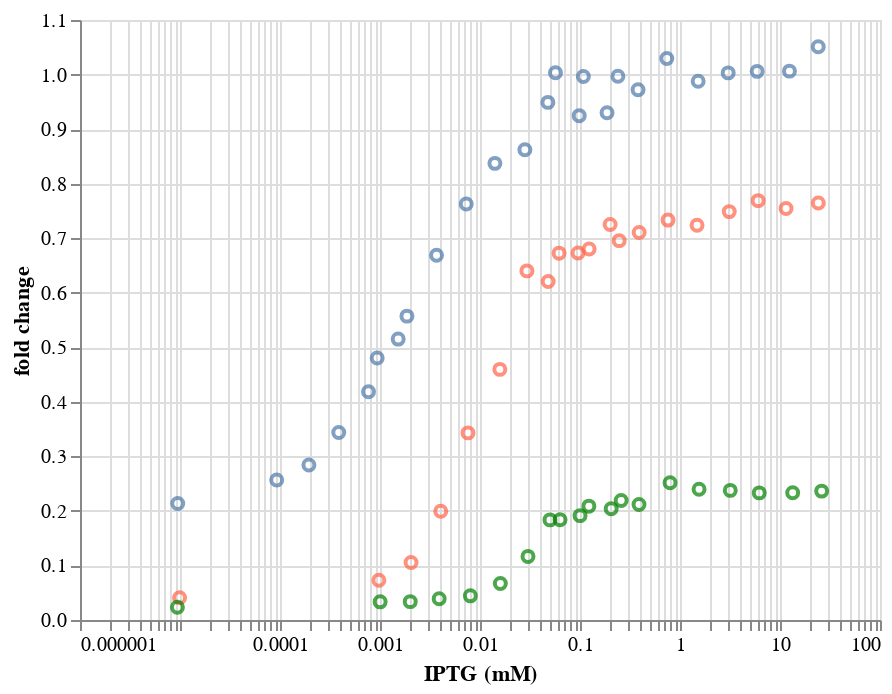

Notebook cell for this chart:
### Code cell
wt_p+q18m_p+q18a_p

### Figure 1 — Vega-Lite specification as saved in the notebook (floating-point values rounded to 4 significant figures)
{"$schema": "https://vega.github.io/schema/vega-lite/v2.4.3.json", "config": {"view": {"height": 300, "width": 400}}, "layer": [{"data": {"values": [{"IPTG (mM)": 9.9e-06, "fold change": 0.0407}, {"IPTG (mM)": 0.0009743, "fold change": 0.07279}, {"IPTG (mM)": 0.002044, "fold change": 0.1053}, {"IPTG (mM)": 0.004049, "fold change": 0.1995}, {"IPTG (mM)": 0.007584, "fold change": 0.343}, {"IPTG (mM)": 0.01578, "fold change": 0.4595}, {"IPTG (mM)": 0.02946, "fold change": 0.64}, {"IPTG (mM)": 0.04805, "fold change": 0.6206}, {"IPTG (mM)": 0.06179, "fold change": 0.6725}, {"IPTG (mM)": 0.09558, "fold change": 0.6728}, {"IPTG (mM)": 0.1234, "fold change": 0.6803}, {"IPTG (mM)": 0.2001, "fold change": 0.725}, {"IPTG (mM)": 0.2464, "fold change": 0.6955}, {"IPTG (mM)": 0.3905, "fold change": 0.7106}, {"IPTG (mM)": 0.7592, "fold change": 0.7331}, {"IPTG (mM)": 1.481, "fold change": 0.7236}, {"IPTG (mM)": 3.108, "fold change": 0.7487}, {"IPTG (mM)": 6.044, "fold change": 0.7688}, {"IPTG (mM)": 11.49, "fold change": 0.7544}, {"IPTG (mM)": 24.17, "fold change": 0.7646}]}, "encoding": {"x": {"field": "IPTG (mM)", "scale": {"type": "log"}, "type": "quantitative"}, "y": {"field": "fold change", "type": "quantitative"}}, "mark": {"color": "tomato", "type": "point"}, "selection": {"selector013": {"bind": "scales", "encodings": ["x", "y"], "mark": {"fill": "#333", "fillOpacity": 0.125, "stroke": "white"}, "on": "[mousedown, window:mouseup] > window:mousemove!", "resolve": "global", "translate": "[mousedown, window:mouseup] > window:mousemove!", "type": "interval", "zoom": "wheel!"}}}, {"data": {"values": [{"IPTG (mM)": 9.42e-06, "fold change": 0.02339}, {"IPTG (mM)": 0.001003, "fold change": 0.0333}, {"IPTG (mM)": 0.002006, "fold change": 0.03367}, {"IPTG (mM)": 0.003907, "fold change": 0.03896}, {"IPTG (mM)": 0.008008, "fold change": 0.04429}, {"IPTG (mM)": 0.01597, "fold change": 0.06688}, {"IPTG (mM)": 0.03019, "fold change": 0.1166}, {"IPTG (mM)": 0.05011, "fold change": 0.1835}, {"IPTG (mM)": 0.06313, "fold change": 0.1837}, {"IPTG (mM)": 0.1001, "fold change": 0.1913}, {"IPTG (mM)": 0.1227, "fold change": 0.2087}, {"IPTG (mM)": 0.2051, "fold change": 0.2041}, {"IPTG (mM)": 0.258, "fold change": 0.219}, {"IPTG (mM)": 0.3892, "fold change": 0.2118}, {"IPTG (mM)": 0.7951, "fold change": 0.2517}, {"IPTG (mM)": 1.551, "fold change": 0.2397}, {"IPTG (mM)": 3.182, "fold change": 0.2376}, {"IPTG (mM)": 6.203, "fold change": 0.233}, {"IPTG (mM)": 13.39, "fold change": 0.2335}, {"IPTG (mM)": 26.09, "fold change": 0.2363}]}, "encoding": {"x": {"field": "IPTG (mM)", "scale": {"type": "log"}, "type": "quantitative"}, "y": {"field": "fold change", "type": "quantitative"}}, "mark": {"color": "green", "type": "point"}, "selection": {"selector012": {"bind": "scales", "encodings": ["x", "y"], "mark": {"fill": "#333", "fillOpacity": 0.125, "stroke": "white"}, "on": "[mousedown, window:mouseup] > window:mousemove!", "resolve": "global", "translate": "[mousedown, window:mouseup] > window:mousemove!", "type": "interval", "zoom": "wheel!"}}}, {"data": {"values": [{"IPTG (mM)": 9.49e-06, "fold change": 0.2135}, {"IPTG (mM)": 9.27e-05, "fold change": 0.2567}, {"IPTG (mM)": 0.0001946, "fold change": 0.2843}, {"IPTG (mM)": 0.0003867, "fold change": 0.3439}, {"IPTG (mM)": 0.0007676, "fold change": 0.4183}, {"IPTG (mM)": 0.0009369, "fold change": 0.4802}, {"IPTG (mM)": 0.00152, "fold change": 0.515}, {"IPTG (mM)": 0.001859, "fold change": 0.5571}, {"IPTG (mM)": 0.003677, "fold change": 0.6686}, {"IPTG (mM)": 0.007284, "fold change": 0.7628}, {"IPTG (mM)": 0.01409, "fold change": 0.8372}, {"IPTG (mM)": 0.0281, "fold change": 0.8622}, {"IPTG (mM)": 0.04777, "fold change": 0.9489}, {"IPTG (mM)": 0.05686, "fold change": 1.003}, {"IPTG (mM)": 0.0982, "fold change": 0.9246}, {"IPTG (mM)": 0.1081, "fold change": 0.9963}, {"IPTG (mM)": 0.1864, "fold change": 0.9299}, {"IPTG (mM)": 0.2394, "fold change": 0.9967}, {"IPTG (mM)": 0.3808, "fold change": 0.9723}, {"IPTG (mM)": 0.7378, "fold change": 1.029}, {"IPTG (mM)": 1.519, "fold change": 0.9878}, {"IPTG (mM)": 3.033, "fold change": 1.003}, {"IPTG (mM)": 5.908, "fold change": 1.006}, {"IPTG (mM)": 12.43, "fold change": 1.006}, {"IPTG (mM)": 24.12, "fold change": 1.051}]}, "encoding": {"x": {"field": "IPTG (mM)", "scale": {"type": "log"}, "type": "quantitative"}, "y": {"field": "fold change", "type": "quantitative"}}, "mark": "point", "selection": {"selector011": {"bind": "scales", "encodings": ["x", "y"], "mark": {"fill": "#333", "fillOpacity": 0.125, "stroke": "white"}, "on": "[mousedown, window:mouseup] > window:mousemove!", "resolve": "global", "translate": "[mousedown, window:mouseup] > window:mousemove!", "type": "interval", "zoom": "wheel!"}}}]}
